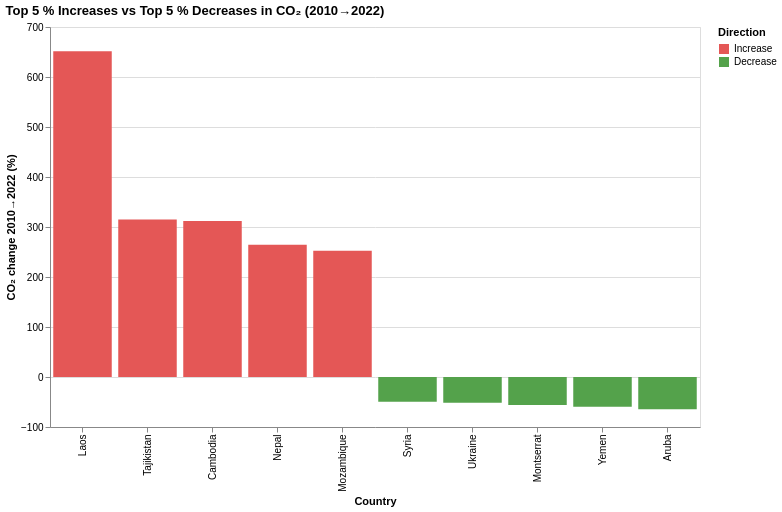

Notebook source saved alongside this figure:
### Markdown cell above
### Task 2.2: Percentage Change Calculation

Identify countries with:
1. Five largest emission increases (2010→2022, percentage)
2. Five largest emission decreases (2010→2022, percentage)

Visualize both groups for comparison.

**Complexity:** Requires joining data across years, computing percentage change, handling countries with missing baseline or endpoint data. Observe error handling strategies.

### Code cell
# Task 2.2 - Biggest % emission changes (2010 -> 2022)
import numpy as np
import pandas as pd
import altair as alt

# --- Self-contained data load ---
URL = "https://github.com/owid/co2-data/raw/master/owid-co2-data.csv"
if "df" not in globals():
    df = pd.read_csv(URL)

# --- 1. Keep only real countries (exclude World, continents, income groups) ---
countries = df[df["iso_code"].notna()].copy()

# --- 2. Pull the two years into wide columns (join across years) ---
y2010 = countries.loc[countries["year"] == 2010, ["country", "co2"]].rename(
    columns={"co2": "co2_2010"}
)
y2022 = countries.loc[countries["year"] == 2022, ["country", "co2"]].rename(
    columns={"co2": "co2_2022"}
)

merged = y2010.merge(y2022, on="country", how="inner")

# --- 3. Handle missing data: keep only rows with BOTH years present ---
merged = merged.dropna(subset=["co2_2010", "co2_2022"])
print(f"Countries with valid 2010 AND 2022 emissions: {len(merged)}")

# --- 4. Compute percentage change, guarding against zero/NaN baselines ---
merged["pct_change"] = (
    (merged["co2_2022"] - merged["co2_2010"]) / merged["co2_2010"]
) * 100

valid = merged[np.isfinite(merged["pct_change"])].copy()
# (baseline of exactly 0 with positive endpoint would yield inf -> filtered above)
print(f"Valid percentage changes: {len(valid)}")

# --- 5. Rank both directions ---
increases = valid.nlargest(5, "pct_change")
decreases = valid.nsmallest(5, "pct_change")

print("\nLargest INCREASES 2010->2022 (%):")
display(increases[["country", "co2_2010", "co2_2022", "pct_change"]])

print("\nLargest DECREASES 2010->2022 (%):")
display(decreases[["country", "co2_2010", "co2_2022", "pct_change"]])

# --- 6. Visualize both groups for comparison ---
both = pd.concat([
    increases.assign(group="Increase"),
    decreases.assign(group="Decrease"),
])

chart = (
    alt.Chart(both)
    .mark_bar()
    .encode(
        x=alt.X("country:N", title="Country",
                sort=alt.SortField("pct_change", order="descending")),
        y=alt.Y("pct_change:Q", title="CO₂ change 2010→2022 (%)"),
        color=alt.Color("group:N", title="Direction",
                        scale=alt.Scale(domain=["Increase", "Decrease"],
                                        range=["#e45756", "#54a24b"])),
        tooltip=[
            "country:N",
            alt.Tooltip("co2_2010:Q", title="2010 (Mt)", format=",.0f"),
            alt.Tooltip("co2_2022:Q", title="2022 (Mt)", format=",.0f"),
            alt.Tooltip("pct_change:Q", title="Δ %", format=".1f"),
        ],
    )
    .properties(
        title=alt.Title(
            "Top 5 % Increases vs Top 5 % Decreases in CO₂ (2010→2022)",
            anchor="start",
        ),
        width=650,
        height=400,
    )
)

chart

### Figure 1 — Vega-Lite specification as saved in the notebook (floating-point values rounded to 4 significant figures)
{"config": {"view": {"continuousWidth": 300, "continuousHeight": 300}}, "data": {"name": "data-ffffe5dc0b33291d77b5620624451c7a"}, "mark": {"type": "bar"}, "encoding": {"color": {"field": "group", "scale": {"domain": ["Increase", "Decrease"], "range": ["#e45756", "#54a24b"]}, "title": "Direction", "type": "nominal"}, "tooltip": [{"field": "country", "type": "nominal"}, {"field": "co2_2010", "format": ",.0f", "title": "2010 (Mt)", "type": "quantitative"}, {"field": "co2_2022", "format": ",.0f", "title": "2022 (Mt)", "type": "quantitative"}, {"field": "pct_change", "format": ".1f", "title": "Δ %", "type": "quantitative"}], "x": {"field": "country", "sort": {"field": "pct_change", "order": "descending"}, "title": "Country", "type": "nominal"}, "y": {"field": "pct_change", "title": "CO₂ change 2010→2022 (%)", "type": "quantitative"}}, "height": 400, "title": {"text": "Top 5 % Increases vs Top 5 % Decreases in CO₂ (2010→2022)", "anchor": "start"}, "width": 650, "$schema": "https://vega.github.io/schema/vega-lite/v6.4.1.json", "datasets": {"data-ffffe5dc0b33291d77b5620624451c7a": [{"country": "Laos", "co2_2010": 3.001, "co2_2022": 22.55, "pct_change": 651.4, "group": "Increase"}, {"country": "Tajikistan", "co2_2010": 2.535, "co2_2022": 10.52, "pct_change": 315.0, "group": "Increase"}, {"country": "Cambodia", "co2_2010": 5.067, "co2_2022": 20.86, "pct_change": 311.8, "group": "Increase"}, {"country": "Nepal", "co2_2010": 4.828, "co2_2022": 17.61, "pct_change": 264.7, "group": "Increase"}, {"country": "Mozambique", "co2_2010": 2.638, "co2_2022": 9.296, "pct_change": 252.4, "group": "Increase"}, {"country": "Aruba", "co2_2010": 2.506, "co2_2022": 0.888, "pct_change": -64.57, "group": "Decrease"}, {"country": "Yemen", "co2_2010": 25.82, "co2_2022": 10.4, "pct_change": -59.7, "group": "Decrease"}, {"country": "Montserrat", "co2_2010": 0.059, "co2_2022": 0.026, "pct_change": -55.93, "group": "Decrease"}, {"country": "Ukraine", "co2_2010": 294.4, "co2_2022": 143.0, "pct_change": -51.41, "group": "Decrease"}, {"country": "Syria", "co2_2010": 62.06, "co2_2022": 31.42, "pct_change": -49.36, "group": "Decrease"}]}}
